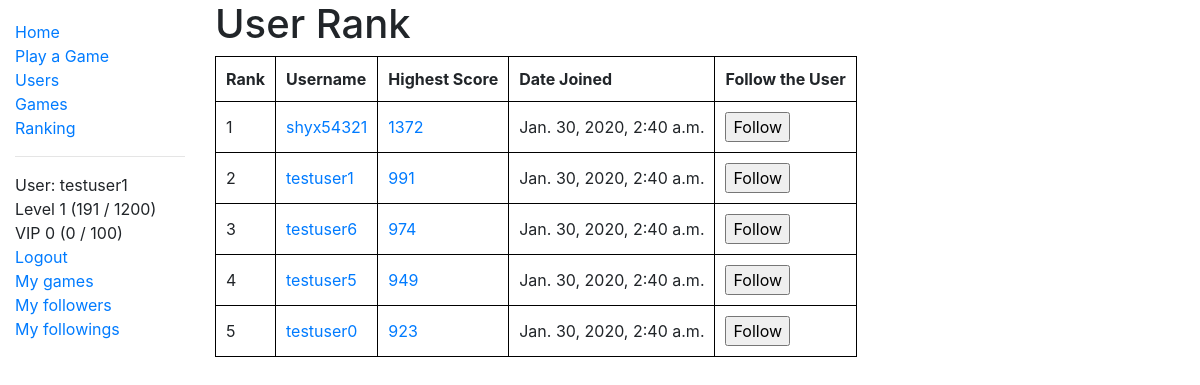
The app's page /two_zero_four_eight/user_rank/ (signed in) with its own data.
### two_zero_four_eight/models.py (models this page shows)
class User(AbstractUser):
    game_played = models.IntegerField(verbose_name='Number of Games Played', default=0)
    best_game = models.OneToOneField('Game', on_delete=models.CASCADE, null=True, blank=True)
    highest_score = models.PositiveIntegerField(verbose_name='Highest Score', null=True, blank=True)
    experience = models.IntegerField(verbose_name='Experience', default=0)
    money_deposited = models.IntegerField(verbose_name='Money Deposited', default=0)
    num_follower = models.IntegerField(verbose_name='Followers', default=0)
    num_following = models.IntegerField(verbose_name='Followings', default=0)
    class Meta:
        ordering = ['date_joined']
    def get_absolute_url(self):
        return reverse('user-detail', args=[str(self.id)])
    @property
    def level(self):
        return binary_search(number=self.experience, array=experience_table)
    @property
    def level_string(self):
        return 'Level ' + status_string(level=self.level, experience=self.experience, table=experience_table)
    @property
    def vip_level(self):
        return binary_search(number=self.money_deposited, array=vip_table)
    @property
    def vip_level_string(self):
        return 'VIP ' + status_string(level=self.vip_level, experience=self.money_deposited, table=vip_table)

### two_zero_four_eight/views.py (the view)
# urls.py: path('user_rank/', views.RankListView.as_view(), name='user-rank'),
class RankListView(generic.ListView):
    model = User
    paginate_by = 5
    template_name = 'two_zero_four_eight/user_rank_list.html'
    def get_queryset(self):
        return User.objects.filter(highest_score__isnull=False).order_by('-highest_score')

### two_zero_four_eight/models.py (called while the page is built)
def binary_search(array, number):
    hi = len(array)
    lo = 0
    while hi > lo:
        mid = lo + int((hi - lo + 1) / 2)
        if array[mid] <= number:
            lo = mid
        else:
            hi = mid - 1
    return lo

def status_string(level, experience, table):
    return str(level) + ' (' + str(experience - table[level]) + ' / ' + str(table[level + 1] - table[level]) + ')'

### two_zero_four_eight/templates/two_zero_four_eight/user_rank_list.html (shortened to what this page needs)
{% extends "base_generic.html" %}
{% block content %}
  {% if user_list %}
    <h1>User Rank</h1>
    <table>
      <tr>
        <th>Rank</th>
        <th>Username</th>
        <th>Highest Score</th>
        <th>Date Joined</th>
        <th>Follow the User</th>
      </tr>
      {% for user in user_list %}
        <tr>
          <td>{{ page_obj.start_index|add:forloop.counter|add:-1 }}</td>
          <td><a href="{{ user.get_absolute_url }}">{{ user.username }}</a></td>
          <td><a href="{% url 'game-detail' user.best_game.id %}">{{user.highest_score}}</a></td>
          <td>{{user.date_joined}}</td>
          <td>
            <form action="{% url 'add-follow' %}" method="post" onsubmit="return confirm('Do you really want to follow {{ user.username }}?');">
              <input type="submit" value="Follow">
            </form>
          </td>
        </tr>
      {% endfor %}
    </table>
  {% else %}
    <p>There are no users.</p>
  {% endif %}
{% endblock %}

### two_zero_four_eight/templates/base_generic.html (shortened to what this page needs)
<!DOCTYPE html>
<html lang="en">
<head>
  <link rel="stylesheet" href="https://stackpath.bootstrapcdn.com/bootstrap/4.1.3/css/bootstrap.min.css">
  {% load bootstrap_pagination %}
  <link rel="stylesheet" href="{% static 'css/styles.css' %}">
</head>
<body>
  <div class="container-fluid">
    <div class="row">
      <div class="col-sm-2">
      {% block sidebar %}
        <ul class="sidebar-nav">
          <li><a href="{% url 'index' %}">Home</a></li>
          <li><a href="{% url 'play-game' %}">Play a Game</a></li>
          <li><a href="{% url 'users' %}">Users</a></li>
          <li><a href="{% url 'games' %}">Games</a></li>
          <li><a href="{% url 'user-rank' %}">Ranking</a></li>
          <hr/>
          {% if user.is_authenticated %}
          <li>User: {{ user.get_username }}</li>
          <li>{{ user.level_string }}</li>
          <li>{{ user.vip_level_string }}</li>
          <li><a href="{% url 'logout'%}?next={{request.path}}">Logout</a></li>
          <li><a href="{% url 'user-game' user.id %}">My games</a></li>
          <li><a href="{% url 'user-follower' %}">My followers</a></li>
          <li><a href="{% url 'user-following' %}">My followings</a></li>
          {% else %}
             <li><a href="{% url 'login'%}?next={{request.path}}">Login</a></li>
          {% endif %}
        </ul>
     {% endblock %}
      </div>
      <div class="col-sm-10 ">
          {% block content %}{% endblock %}
      </div>
    </div>
  </div>
</body>
</html>

### two_zero_four_eight/static/css/styles.css (style rules this page uses)
.sidebar-nav { margin-top: 20px; padding: 0; list-style: none; }
table, th, td { padding: 10px; border: 1px solid black; border-collapse: collapse; }

### records on screen
User: get_username "testuser1", level_string "Level 1 (191 / 1200)", vip_level_string "VIP 0 (0 / 100)", start_index|add "2", username "testuser1", highest_score "991", date_joined "Jan. 30, 2020, 2:40 a.m."
User: start_index|add "1", username "shyx54321", highest_score "1372", date_joined "Jan. 30, 2020, 2:40 a.m."
User: start_index|add "3", username "testuser6", highest_score "974", date_joined "Jan. 30, 2020, 2:40 a.m."
User: start_index|add "4", username "testuser5", highest_score "949", date_joined "Jan. 30, 2020, 2:40 a.m."
User: start_index|add "5", username "testuser0", highest_score "923", date_joined "Jan. 30, 2020, 2:40 a.m."
